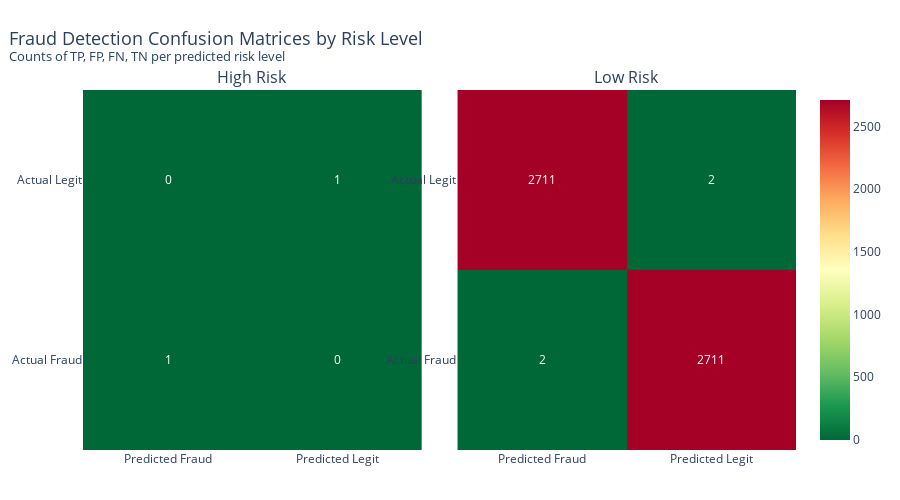

Notebook source saved alongside this figure:
### Markdown cell above
### Fraud Confusion Matrix Heatmap

### Code cell
fraud_confusion_matrix_heatmap_query = "SELECT * FROM gold.analytics_fraud_detection_accuracy"
fraud_confusion_matrix_heatmap_df = fetch_data(fraud_confusion_matrix_heatmap_query)

n_panels = len(fraud_confusion_matrix_heatmap_df)

fig = make_subplots(
    rows=1, cols=n_panels,
    subplot_titles=fraud_confusion_matrix_heatmap_df['predicted_risk'].tolist(),
    horizontal_spacing=0.05
)

# Find max value for consistent color scaling
max_val = max(fraud_confusion_matrix_heatmap_df[['true_positive', 'false_negative', 
                                                 'false_positive', 'true_negative']].max())

for i, (_, row) in enumerate(fraud_confusion_matrix_heatmap_df.iterrows(), 1):
    matrix = [[row['true_positive'], row['false_negative']],
              [row['false_positive'], row['true_negative']]]

    fig.add_trace(
        go.Heatmap(
            z=matrix,
            x=['Predicted Fraud', 'Predicted Legit'],
            y=['Actual Fraud', 'Actual Legit'],
            text=np.array(matrix),
            texttemplate='%{text}',
            colorscale='RdYlGn_r',
            zmin=0,
            zmax=max_val,
            showscale=(i == n_panels),
            hovertemplate='<b>%{y}</b> / <b>%{x}</b><br>Count: %{z}<extra></extra>'
        ),
        row=1, col=i
    )

# ---------- Layout ----------
fig.update_layout(
    title=dict(
        text="Fraud Detection Confusion Matrices by Risk Level<br>"
             "<sup>Counts of TP, FP, FN, TN per predicted risk level</sup>",
        x=0.01,
        font=dict(size=18)
    ),
    template="plotly_white",
    height=500,
    margin=dict(l=50, r=50, t=90, b=50)
)

fig.show()

### Figure 1 — Plotly figure (JSON) as saved in the notebook; plotly's stock layout.template omitted (floating-point values rounded to 4 significant figures)
{"data": [{"colorscale": [[0, "rgb(0,104,55)"], [0.1, "rgb(26,152,80)"], [0.2, "rgb(102,189,99)"], [0.3, "rgb(166,217,106)"], [0.4, "rgb(217,239,139)"], [0.5, "rgb(255,255,191)"], [0.6, "rgb(254,224,139)"], [0.7, "rgb(253,174,97)"], [0.8, "rgb(244,109,67)"], [0.9, "rgb(215,48,39)"], [1, "rgb(165,0,38)"]], "hovertemplate": "<b>%{y}</b> / <b>%{x}</b><br>Count: %{z}<extra></extra>", "showscale": false, "text": [[1, 0], [0, 1]], "texttemplate": "%{text}", "type": "heatmap", "x": ["Predicted Fraud", "Predicted Legit"], "xaxis": "x", "y": ["Actual Fraud", "Actual Legit"], "yaxis": "y", "z": [[1, 0], [0, 1]], "zmax": 2711, "zmin": 0}, {"colorscale": [[0, "rgb(0,104,55)"], [0.1, "rgb(26,152,80)"], [0.2, "rgb(102,189,99)"], [0.3, "rgb(166,217,106)"], [0.4, "rgb(217,239,139)"], [0.5, "rgb(255,255,191)"], [0.6, "rgb(254,224,139)"], [0.7, "rgb(253,174,97)"], [0.8, "rgb(244,109,67)"], [0.9, "rgb(215,48,39)"], [1, "rgb(165,0,38)"]], "hovertemplate": "<b>%{y}</b> / <b>%{x}</b><br>Count: %{z}<extra></extra>", "showscale": true, "text": [[2, 2711], [2711, 2]], "texttemplate": "%{text}", "type": "heatmap", "x": ["Predicted Fraud", "Predicted Legit"], "xaxis": "x2", "y": ["Actual Fraud", "Actual Legit"], "yaxis": "y2", "z": [[2, 2711], [2711, 2]], "zmax": 2711, "zmin": 0}], "layout": {"annotations": [{"font": {"size": 16}, "showarrow": false, "text": "High Risk", "x": 0.2375, "xanchor": "center", "xref": "paper", "y": 1, "yanchor": "bottom", "yref": "paper"}, {"font": {"size": 16}, "showarrow": false, "text": "Low Risk", "x": 0.7625, "xanchor": "center", "xref": "paper", "y": 1, "yanchor": "bottom", "yref": "paper"}], "height": 500, "margin": {"b": 50, "l": 50, "r": 50, "t": 90}, "title": {"font": {"size": 18}, "text": "Fraud Detection Confusion Matrices by Risk Level<br><sup>Counts of TP, FP, FN, TN per predicted risk level</sup>", "x": 0.01}, "xaxis": {"anchor": "y", "domain": [0, 0.475]}, "xaxis2": {"anchor": "y2", "domain": [0.525, 1]}, "yaxis": {"anchor": "x", "domain": [0, 1]}, "yaxis2": {"anchor": "x2", "domain": [0, 1]}}}
